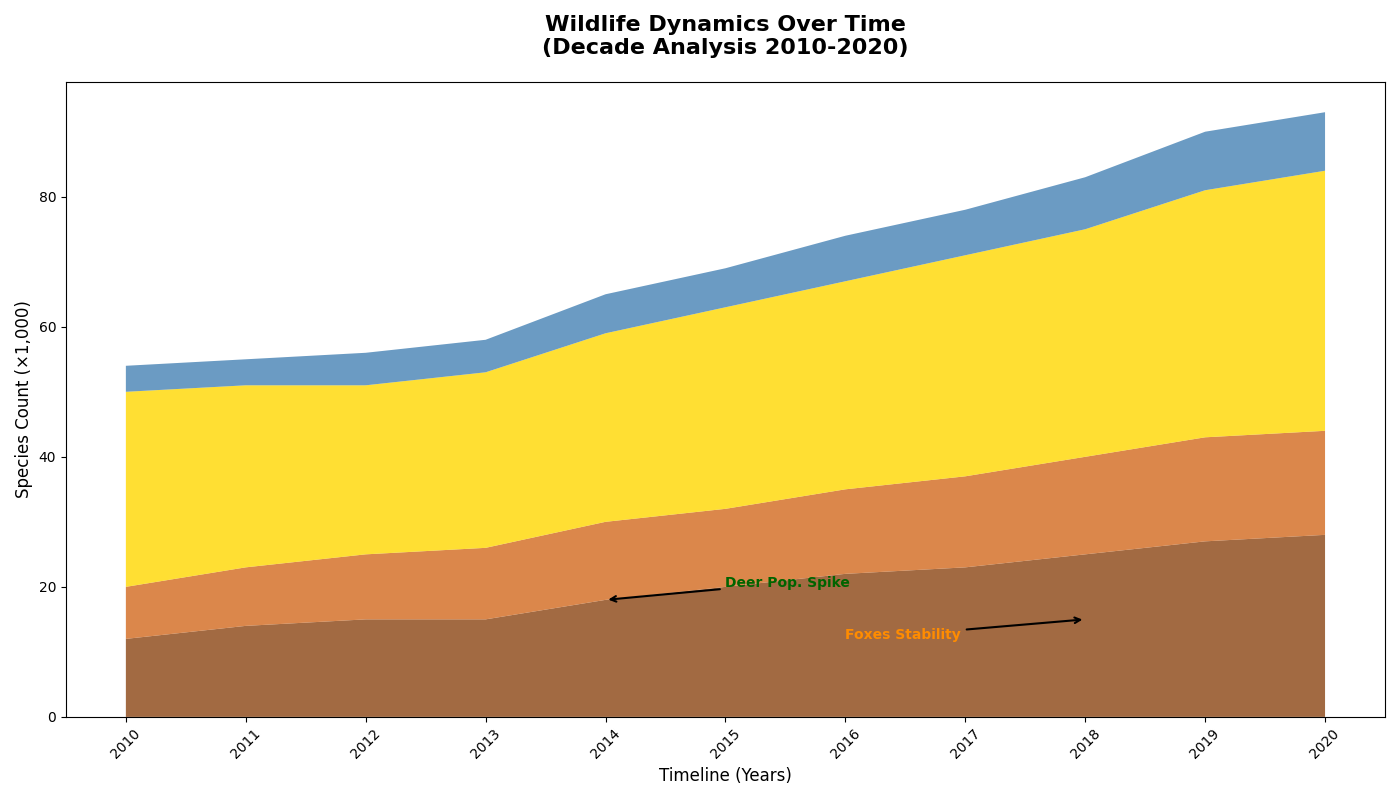

Reproduce this figure in Python.
import matplotlib.pyplot as plt
import numpy as np

years = np.arange(2010, 2021)

deer = [12, 14, 15, 15, 18, 20, 22, 23, 25, 27, 28]
foxes = [8, 9, 10, 11, 12, 12, 13, 14, 15, 16, 16]
rabbits = [30, 28, 26, 27, 29, 31, 32, 34, 35, 38, 40]
wolves = [4, 4, 5, 5, 6, 6, 7, 7, 8, 9, 9]

populations = np.vstack([deer, foxes, rabbits, wolves])

colors = ['#8B4513', '#D2691E', '#FFD700', '#4682B4']

plt.figure(figsize=(14, 8))

plt.stackplot(years, populations, colors=colors, alpha=0.8)

# Randomly altered textual elements
plt.title('Wildlife Dynamics Over Time\n(Decade Analysis 2010-2020)', fontsize=16, fontweight='bold', pad=20)
plt.xlabel('Timeline (Years)', fontsize=12)
plt.ylabel('Species Count (×1,000)', fontsize=12)

plt.xticks(years, rotation=45)

plt.annotate('Deer Pop. Spike', xy=(2014, deer[4]), xytext=(2015, 20),
             arrowprops=dict(facecolor='green', arrowstyle='->', lw=1.5),
             fontsize=10, color='darkgreen', fontweight='bold')
plt.annotate('Foxes Stability', xy=(2018, foxes[8]), xytext=(2016, 12),
             arrowprops=dict(facecolor='orange', arrowstyle='->', lw=1.5),
             fontsize=10, color='darkorange', fontweight='bold')

plt.tight_layout()

plt.show()
